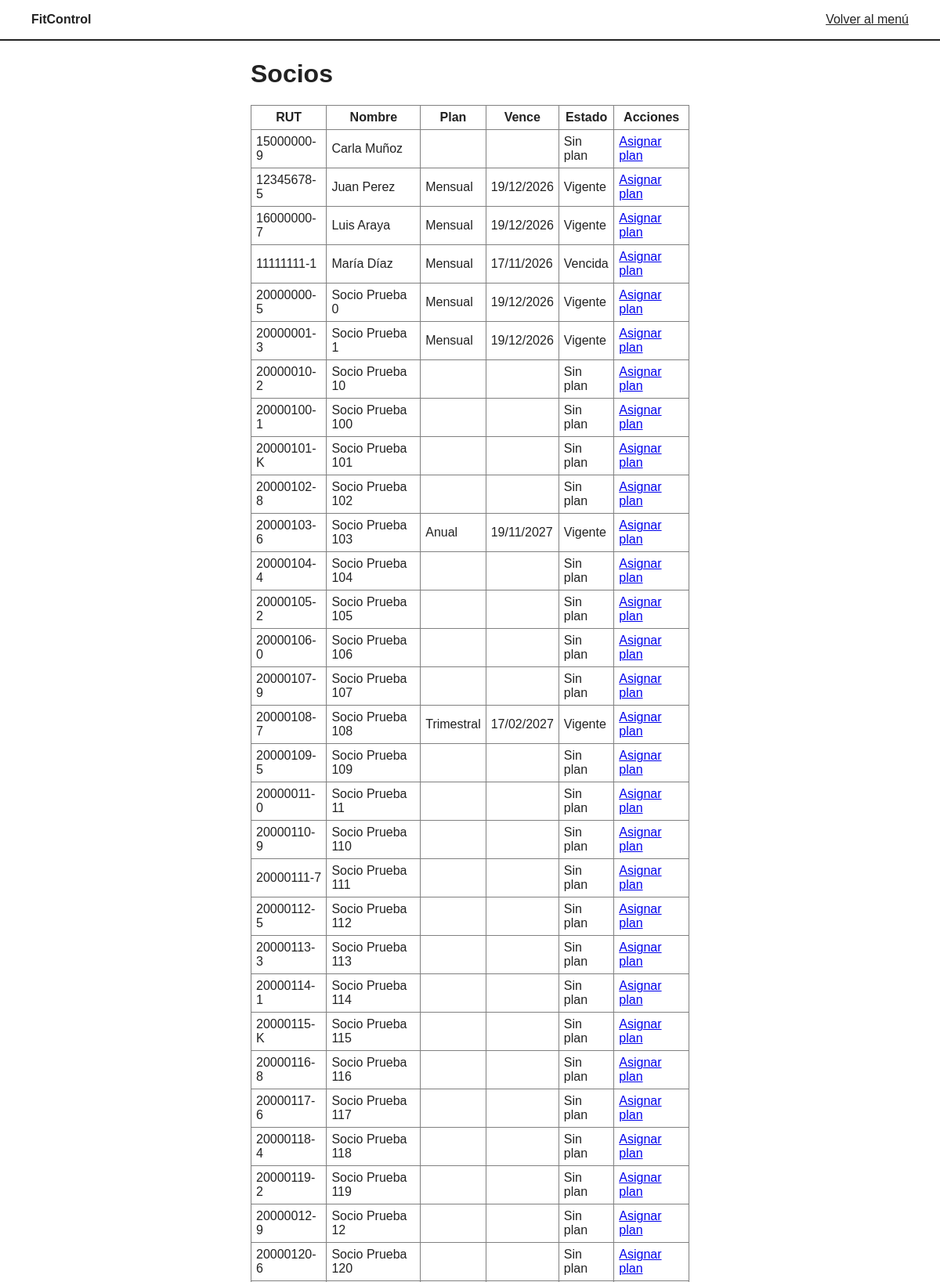
The app's page /socios/ (upper part) with its own data.
### gimnasio/models.py (models this page shows, shortened)
class Socio(models.Model):
    nombre = models.CharField(max_length=100)
    rut = models.CharField(max_length=15, unique=True)  # se guarda como 12345678-5
    correo = models.EmailField()
    telefono = models.CharField(max_length=15)
    creado = models.DateTimeField(auto_now_add=True)
    class Meta:
        ordering = ["nombre"]
    def ultima_membresia(self):
        return self.membresias.order_by("-fecha_vencimiento").first()
    def membresia_vigente(self, hoy=None):
        hoy = hoy or timezone.localdate()
        return (
            self.membresias.filter(fecha_inicio__lte=hoy, fecha_vencimiento__gte=hoy)
            .order_by("-fecha_vencimiento")
            .first()
        )
    def estado(self, hoy=None):
        hoy = hoy or timezone.localdate()
        if self.membresia_vigente(hoy):
            return "Vigente"
        ultima = self.ultima_membresia()
        if ultima is None:
            return "Sin plan"
        if ultima.fecha_inicio > hoy:
            return "Por iniciar"
        return "Vencida"

class Plan(models.Model):
    nombre = models.CharField(max_length=50, unique=True)
    precio = models.PositiveIntegerField(validators=[MinValueValidator(1)])
    duracion_dias = models.PositiveIntegerField(validators=[MinValueValidator(1)])
    class Meta:
        ordering = ["duracion_dias"]

class Membresia(models.Model):
    socio = models.ForeignKey(Socio, on_delete=models.CASCADE, related_name="membresias")
    plan = models.ForeignKey(Plan, on_delete=models.PROTECT, related_name="membresias")
    fecha_inicio = models.DateField()
    fecha_vencimiento = models.DateField()
    class Meta:
        ordering = ["-fecha_vencimiento"]

### gimnasio/views.py (the view)
# urls.py: path("socios/", views.lista_socios, name="lista_socios"),
def lista_socios(request):
    filas = []
    for socio in Socio.objects.all():
        ultima = socio.ultima_membresia()
        filas.append(
            {
                "socio": socio,
                "estado": socio.estado(),
                "vencimiento": ultima.fecha_vencimiento if ultima else None,
                "plan": ultima.plan.nombre if ultima else "",
            }
        )
    return render(request, "gimnasio/lista_socios.html", {"filas": filas})

### gimnasio/templates/gimnasio/lista_socios.html (shortened to what this page needs)
{% extends "gimnasio/base.html" %}
{% block contenido %}
  <h1>Socios</h1>
  <table border="1" cellpadding="6" cellspacing="0" style="width:100%; border-collapse:collapse;">
    <tr>
      <th>RUT</th><th>Nombre</th><th>Plan</th><th>Vence</th><th>Estado</th><th>Acciones</th>
    </tr>
    {% for fila in filas %}
    <tr>
      <td>{{ fila.socio.rut }}</td>
      <td>{{ fila.socio.nombre }}</td>
      <td>{{ fila.plan }}</td>
      <td>{% if fila.vencimiento %}{{ fila.vencimiento|date:"d/m/Y" }}{% endif %}</td>
      <td>{{ fila.estado }}</td>
      <td><a href="{% url 'asignar_plan' fila.socio.id %}">Asignar plan</a></td>
    </tr>
    {% empty %}
    <tr><td colspan="6">No hay socios registrados</td></tr>
    {% endfor %}
  </table>
{% endblock %}

### gimnasio/templates/gimnasio/base.html (style rules this page uses)
body { font-family: Arial, sans-serif; margin: 0; color: #222; }

### records on screen
Socio: socio.rut "15000000-9", socio.nombre "Carla Muñoz", estado "Sin plan"
Socio: socio.rut "12345678-5", socio.nombre "Juan Perez", plan "Mensual", vencimiento "19/12/2026", estado "Vigente"
Socio: socio.rut "16000000-7", socio.nombre "Luis Araya", plan "Mensual", vencimiento "19/12/2026", estado "Vigente"
Socio: socio.rut "11111111-1", socio.nombre "María Díaz", plan "Mensual", vencimiento "17/11/2026", estado "Vencida"
Socio: socio.rut "20000000-5", socio.nombre "Socio Prueba 0", plan "Mensual", vencimiento "19/12/2026", estado "Vigente"
Socio: socio.rut "20000001-3", socio.nombre "Socio Prueba 1", plan "Mensual", vencimiento "19/12/2026", estado "Vigente"
Socio: socio.rut "20000010-2", socio.nombre "Socio Prueba 10", estado "Sin plan"
Socio: socio.rut "20000100-1", socio.nombre "Socio Prueba 100", estado "Sin plan"
Socio: socio.rut "20000101-K", socio.nombre "Socio Prueba 101", estado "Sin plan"
Socio: socio.rut "20000102-8", socio.nombre "Socio Prueba 102", estado "Sin plan"
Socio: socio.rut "20000103-6", socio.nombre "Socio Prueba 103", plan "Anual", vencimiento "19/11/2027", estado "Vigente"
Socio: socio.rut "20000104-4", socio.nombre "Socio Prueba 104", estado "Sin plan"
Socio: socio.rut "20000105-2", socio.nombre "Socio Prueba 105", estado "Sin plan"
Socio: socio.rut "20000106-0", socio.nombre "Socio Prueba 106", estado "Sin plan"
Socio: socio.rut "20000107-9", socio.nombre "Socio Prueba 107", estado "Sin plan"
Socio: socio.rut "20000108-7", socio.nombre "Socio Prueba 108", plan "Trimestral", vencimiento "17/02/2027", estado "Vigente"
Socio: socio.rut "20000109-5", socio.nombre "Socio Prueba 109", estado "Sin plan"
Socio: socio.rut "20000011-0", socio.nombre "Socio Prueba 11", estado "Sin plan"
Socio: socio.rut "20000110-9", socio.nombre "Socio Prueba 110", estado "Sin plan"
Socio: socio.rut "20000111-7", socio.nombre "Socio Prueba 111", estado "Sin plan"
Socio: socio.rut "20000112-5", socio.nombre "Socio Prueba 112", estado "Sin plan"
Socio: socio.rut "20000113-3", socio.nombre "Socio Prueba 113", estado "Sin plan"
Socio: socio.rut "20000114-1", socio.nombre "Socio Prueba 114", estado "Sin plan"
Socio: socio.rut "20000115-K", socio.nombre "Socio Prueba 115", estado "Sin plan"
Socio: socio.rut "20000116-8", socio.nombre "Socio Prueba 116", estado "Sin plan"
Socio: socio.rut "20000117-6", socio.nombre "Socio Prueba 117", estado "Sin plan"
Socio: socio.rut "20000118-4", socio.nombre "Socio Prueba 118", estado "Sin plan"
Socio: socio.rut "20000119-2", socio.nombre "Socio Prueba 119", estado "Sin plan"
Socio: socio.rut "20000012-9", socio.nombre "Socio Prueba 12", estado "Sin plan"
Socio: socio.rut "20000120-6", socio.nombre "Socio Prueba 120", estado "Sin plan"
